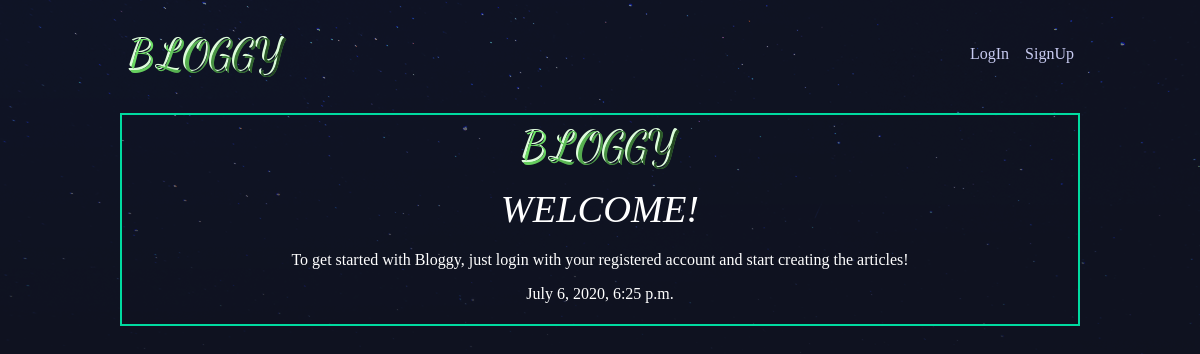
The page /articles/welcome-/ on the database its author committed.
### articles/models.py (models this page shows, shortened)
class Article(models.Model):
    title = models.CharField(max_length=100)
    slug = models.SlugField()
    body = models.TextField()
    date = models.DateTimeField(auto_now_add=True)
    thumb_pic=models.ImageField(blank=True,default="moon.jpeg")
    author=models.ForeignKey(User,default=None,on_delete=models.CASCADE)  # foreign ey added .. after importing the user models from authentication.models

### articles/views.py (the view)
# urls.py: url(r'^(?P<slug>[\w-]+)/$', views.article_detail, name="detail"),
def article_detail(request, slug):
    deets=Article.objects.get(slug=slug)
    return render(request, 'articles/article_detailed.html',{'slug_art':deets})

### articles/templates/articles/article_detailed.html
{% extends 'base_layout.html' %}
{% block content %}
<div class="article-detail">
<div class="article">
    <img src="{{ slug_art.thumb_pic.url }}" alt=""/>
    <h1 style="font-style: italic;">{{slug_art.title}}</h1>
    <p>{{slug_art.body}}</p>
    <p>{{slug_art.date}}</p>
</div>
</div>
{% endblock %}

### assets/styles.css (style rules this page uses)
body { background-color: #0f121f; background-image: url(/static/stars.png); background-repeat-y: no-repeat; color: #fff; }
body * { font-family: Ubuntu; }
h1, h2, h3, h4, h5 { font-weight: normal; margin: 0; }
div.wrapper h1 { text-align: center; font-size: 2.4em; margin: 1px auto auto; margin-bottom: 70px; }
.article-detail .article { border: solid 2px #00dba0; padding: 5px; }
.article-detail .article img { max-width: 100%; display: block; margin: 0 auto; }
.article-detail .article p { text-align: center; }
.article-detail .article h1 { text-align: center; text-transform: uppercase; margin-top: 10px; margin-bottom: 20px; }

### rows shown on the page
Article: thumb_pic (picture), title "WELCOME!", body "To get started with Bloggy, just login with your registered account and start creating the articles!", date "July 6, 2020, 6:25 p.m."
